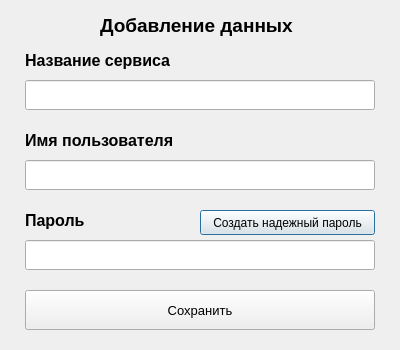
<?xml version="1.0" encoding="UTF-8"?>
<ui version="4.0">
 <class>AddDataDialog</class>
 <widget class="QDialog" name="AddDataDialog">
  <property name="geometry">
   <rect>
    <x>0</x>
    <y>0</y>
    <width>400</width>
    <height>350</height>
   </rect>
  </property>
  <property name="windowTitle">
   <string>Добавление данных</string>
  </property>
  <widget class="QLabel" name="title_label">
   <property name="geometry">
    <rect>
     <x>100</x>
     <y>10</y>
     <width>200</width>
     <height>30</height>
    </rect>
   </property>
   <property name="font">
    <font>
     <family>Segoe UI</family>
     <pointsize>14</pointsize>
     <weight>75</weight>
     <bold>true</bold>
    </font>
   </property>
   <property name="text">
    <string>Добавление данных</string>
   </property>
  </widget>
  <widget class="QLabel" name="service_label">
   <property name="geometry">
    <rect>
     <x>25</x>
     <y>50</y>
     <width>350</width>
     <height>20</height>
    </rect>
   </property>
   <property name="font">
    <font>
     <family>Segoe UI</family>
     <pointsize>12</pointsize>
     <weight>75</weight>
     <bold>true</bold>
    </font>
   </property>
   <property name="text">
    <string>Название сервиса</string>
   </property>
  </widget>
  <widget class="QLineEdit" name="service_edit">
   <property name="geometry">
    <rect>
     <x>25</x>
     <y>80</y>
     <width>350</width>
     <height>30</height>
    </rect>
   </property>
  </widget>
  <widget class="QLineEdit" name="username_edit">
   <property name="geometry">
    <rect>
     <x>25</x>
     <y>160</y>
     <width>350</width>
     <height>30</height>
    </rect>
   </property>
  </widget>
  <widget class="QLabel" name="username_label">
   <property name="geometry">
    <rect>
     <x>25</x>
     <y>130</y>
     <width>350</width>
     <height>20</height>
    </rect>
   </property>
   <property name="font">
    <font>
     <family>Segoe UI</family>
     <pointsize>12</pointsize>
     <weight>75</weight>
     <bold>true</bold>
    </font>
   </property>
   <property name="text">
    <string>Имя пользователя</string>
   </property>
  </widget>
  <widget class="QLineEdit" name="password_edit">
   <property name="geometry">
    <rect>
     <x>25</x>
     <y>240</y>
     <width>350</width>
     <height>30</height>
    </rect>
   </property>
  </widget>
  <widget class="QLabel" name="password_label">
   <property name="geometry">
    <rect>
     <x>25</x>
     <y>210</y>
     <width>350</width>
     <height>20</height>
    </rect>
   </property>
   <property name="font">
    <font>
     <family>Segoe UI</family>
     <pointsize>12</pointsize>
     <weight>75</weight>
     <bold>true</bold>
    </font>
   </property>
   <property name="text">
    <string>Пароль</string>
   </property>
  </widget>
  <widget class="QPushButton" name="secure_password_button">
   <property name="geometry">
    <rect>
     <x>200</x>
     <y>210</y>
     <width>175</width>
     <height>25</height>
    </rect>
   </property>
   <property name="font">
    <font>
     <family>Segoe UI</family>
     <pointsize>9</pointsize>
    </font>
   </property>
   <property name="text">
    <string>Создать надежный пароль</string>
   </property>
  </widget>
  <widget class="QPushButton" name="pushButton">
   <property name="geometry">
    <rect>
     <x>25</x>
     <y>290</y>
     <width>350</width>
     <height>40</height>
    </rect>
   </property>
   <property name="font">
    <font>
     <family>Segoe UI</family>
     <pointsize>10</pointsize>
    </font>
   </property>
   <property name="text">
    <string>Сохранить</string>
   </property>
  </widget>
 </widget>
 <resources/>
 <connections/>
</ui>
